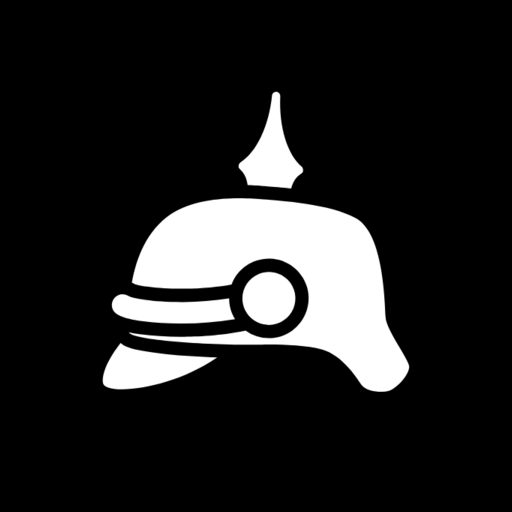

Rendered tile map (Tiled .tmx) drawn with the repository's tilesets; below, a short description and the map source with its tile grids summarised:
An orthogonal 8x8 tile map with 64x64 px tiles, 1 tile layer (Calque de Tile 1).

<map version="1.0" orientation="orthogonal" renderorder="right-down" width="8" height="8" tilewidth="64" tileheight="64" nextobjectid="1">
 <tileset firstgid="1" name="soldier" tilewidth="64" tileheight="64" tilecount="36">
  <image source="soldier384px.png" width="384" height="384" />
 </tileset>
 <layer name="Calque de Tile 1" width="8" height="8">
  <data>[64 cells, 36 non-empty, 25 distinct tile ids]</data>
 </layer>
</map>
